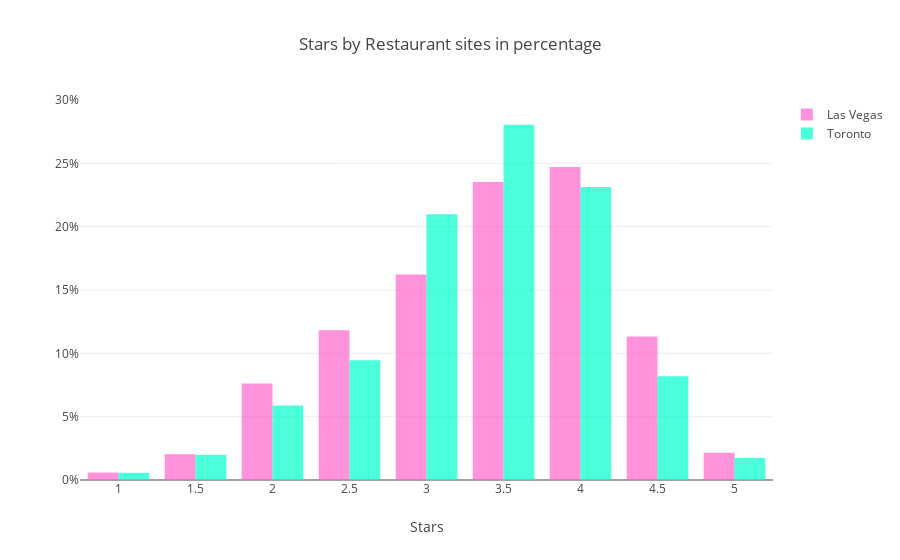

The cell this chart's notebook holds for it:
### Code cell
# 比較同為餐廳，但不同據點的星等
import plotly.plotly as py
import plotly.graph_objs as go

trace1 = go.Bar(
    x=['', '1.0','', '1.5','', '2.0','', '2.5','', '3.0','', '3.5','', '4.0','', '4.5','', '5.0'],
    y=df_stars_type.loc[:, ('city', 'Las Vegas_R')] / df_stars_type.loc[:, ('city', 'Las Vegas_R')].sum(),
    name='Las Vegas',
    marker=dict(
        color='#ff66cc'
    ),
    opacity=0.7
)

trace2 = go.Bar(
    x=['', '1.0','', '1.5','', '2.0','', '2.5','', '3.0','', '3.5','', '4.0','', '4.5','', '5.0'],
    y=df_stars_type.loc[:, ('city', 'Toronto_R')] / df_stars_type.loc[:, ('city', 'Toronto_R')].sum(),
    name='Toronto',
    marker=dict(
        color='#00ffcc'
    ),
    opacity=0.7
)

data = [trace1, trace2]
layout = go.Layout(
    title='Stars by Restaurant sites in percentage',
    barmode='group',
    xaxis=dict(
        title='Stars'
    ),
    yaxis = dict(
        tickformat=',.0%',
        range=[0,0.3]
    )
)

fig = go.Figure(data=data, layout=layout)
iplot(fig, filename='stars-by-restaurant-sites-rouped-bar in percentage')

### Figure 1 — Plotly figure (JSON) as saved in the notebook; plotly's stock layout.template omitted (floating-point values rounded to 4 significant figures)
{"data": [{"marker": {"color": "#ff66cc"}, "name": "Las Vegas", "opacity": 0.7, "type": "bar", "x": ["", "1.0", "", "1.5", "", "2.0", "", "2.5", "", "3.0", "", "3.5", "", "4.0", "", "4.5", "", "5.0"], "y": [0, 0.005908, 0, 0.02041, 0, 0.07626, 0, 0.1182, 0, 0.1622, 0, 0.2352, 0, 0.247, 0, 0.1133, 0, 0.02148]}, {"marker": {"color": "#00ffcc"}, "name": "Toronto", "opacity": 0.7, "type": "bar", "x": ["", "1.0", "", "1.5", "", "2.0", "", "2.5", "", "3.0", "", "3.5", "", "4.0", "", "4.5", "", "5.0"], "y": [0, 0.005682, 0, 0.01989, 0, 0.05885, 0, 0.09456, 0, 0.2098, 0, 0.2804, 0, 0.2313, 0, 0.08198, 0, 0.01745]}], "layout": {"barmode": "group", "title": "Stars by Restaurant sites in percentage", "xaxis": {"title": "Stars"}, "yaxis": {"range": [0, 0.3], "tickformat": ",.0%"}}}
